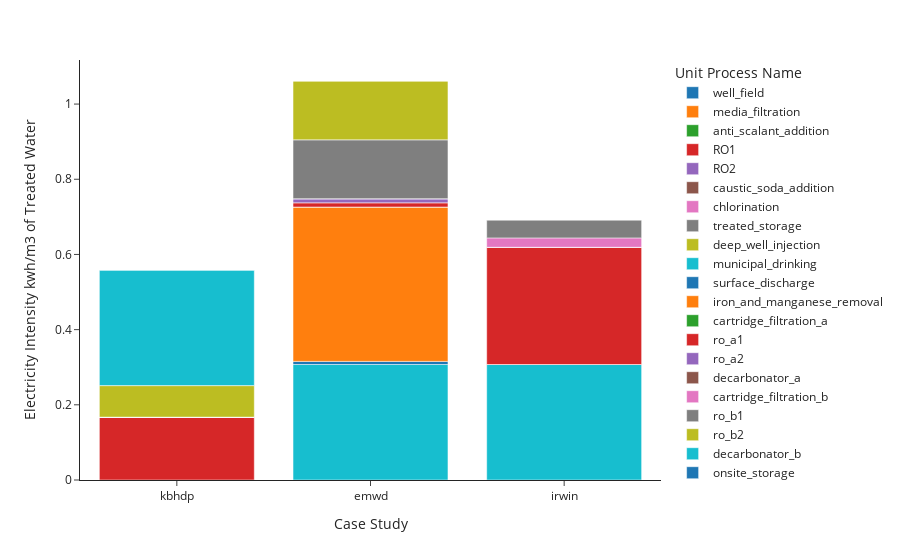

The notebook cell this image was saved under:
### Code cell
fig = px.bar(sys_df, x="Case Study", y="Value", color="Unit Process Name",
              labels={"Variable": "",  "Value": "Electricity Intensity kwh/m3 of Treated Water"},
            template="simple_white")
fig.show()

### Figure 1 — Plotly figure (JSON) as saved in the notebook; plotly's stock layout.template omitted (floating-point values rounded to 4 significant figures)
{"data": [{"alignmentgroup": "True", "hovertemplate": "Unit Process Name=well_field<br>Case Study=%{x}<br>Electricity Intensity kwh/m3 of Treated Water=%{y}<extra></extra>", "legendgroup": "well_field", "marker": {"color": "#1F77B4"}, "name": "well_field", "offsetgroup": "well_field", "orientation": "v", "showlegend": true, "textposition": "auto", "type": "bar", "x": ["kbhdp", "emwd", "irwin"], "xaxis": "x", "y": [0, 0, 0], "yaxis": "y"}, {"alignmentgroup": "True", "hovertemplate": "Unit Process Name=media_filtration<br>Case Study=%{x}<br>Electricity Intensity kwh/m3 of Treated Water=%{y}<extra></extra>", "legendgroup": "media_filtration", "marker": {"color": "#FF7F0E"}, "name": "media_filtration", "offsetgroup": "media_filtration", "orientation": "v", "showlegend": true, "textposition": "auto", "type": "bar", "x": ["kbhdp", "irwin"], "xaxis": "x", "y": [0, 0], "yaxis": "y"}, {"alignmentgroup": "True", "hovertemplate": "Unit Process Name=anti_scalant_addition<br>Case Study=%{x}<br>Electricity Intensity kwh/m3 of Treated Water=%{y}<extra></extra>", "legendgroup": "anti_scalant_addition", "marker": {"color": "#2CA02C"}, "name": "anti_scalant_addition", "offsetgroup": "anti_scalant_addition", "orientation": "v", "showlegend": true, "textposition": "auto", "type": "bar", "x": ["kbhdp", "irwin"], "xaxis": "x", "y": [3.667e-07, 5.176e-07], "yaxis": "y"}, {"alignmentgroup": "True", "hovertemplate": "Unit Process Name=RO1<br>Case Study=%{x}<br>Electricity Intensity kwh/m3 of Treated Water=%{y}<extra></extra>", "legendgroup": "RO1", "marker": {"color": "#D62728"}, "name": "RO1", "offsetgroup": "RO1", "orientation": "v", "showlegend": true, "textposition": "auto", "type": "bar", "x": ["kbhdp"], "xaxis": "x", "y": [0.1672], "yaxis": "y"}, {"alignmentgroup": "True", "hovertemplate": "Unit Process Name=RO2<br>Case Study=%{x}<br>Electricity Intensity kwh/m3 of Treated Water=%{y}<extra></extra>", "legendgroup": "RO2", "marker": {"color": "#9467BD"}, "name": "RO2", "offsetgroup": "RO2", "orientation": "v", "showlegend": true, "textposition": "auto", "type": "bar", "x": ["kbhdp"], "xaxis": "x", "y": [0], "yaxis": "y"}, {"alignmentgroup": "True", "hovertemplate": "Unit Process Name=caustic_soda_addition<br>Case Study=%{x}<br>Electricity Intensity kwh/m3 of Treated Water=%{y}<extra></extra>", "legendgroup": "caustic_soda_addition", "marker": {"color": "#8C564B"}, "name": "caustic_soda_addition", "offsetgroup": "caustic_soda_addition", "orientation": "v", "showlegend": true, "textposition": "auto", "type": "bar", "x": ["kbhdp"], "xaxis": "x", "y": [3.991e-06], "yaxis": "y"}, {"alignmentgroup": "True", "hovertemplate": "Unit Process Name=chlorination<br>Case Study=%{x}<br>Electricity Intensity kwh/m3 of Treated Water=%{y}<extra></extra>", "legendgroup": "chlorination", "marker": {"color": "#E377C2"}, "name": "chlorination", "offsetgroup": "chlorination", "orientation": "v", "showlegend": true, "textposition": "auto", "type": "bar", "x": ["kbhdp", "emwd"], "xaxis": "x", "y": [5.691e-06, 5.691e-06], "yaxis": "y"}, {"alignmentgroup": "True", "hovertemplate": "Unit Process Name=treated_storage<br>Case Study=%{x}<br>Electricity Intensity kwh/m3 of Treated Water=%{y}<extra></extra>", "legendgroup": "treated_storage", "marker": {"color": "#7F7F7F"}, "name": "treated_storage", "offsetgroup": "treated_storage", "orientation": "v", "showlegend": true, "textposition": "auto", "type": "bar", "x": ["kbhdp", "emwd", "irwin"], "xaxis": "x", "y": [0, 0, 0], "yaxis": "y"}, {"alignmentgroup": "True", "hovertemplate": "Unit Process Name=deep_well_injection<br>Case Study=%{x}<br>Electricity Intensity kwh/m3 of Treated Water=%{y}<extra></extra>", "legendgroup": "deep_well_injection", "marker": {"color": "#BCBD22"}, "name": "deep_well_injection", "offsetgroup": "deep_well_injection", "orientation": "v", "showlegend": true, "textposition": "auto", "type": "bar", "x": ["kbhdp"], "xaxis": "x", "y": [0.08381], "yaxis": "y"}, {"alignmentgroup": "True", "hovertemplate": "Unit Process Name=municipal_drinking<br>Case Study=%{x}<br>Electricity Intensity kwh/m3 of Treated Water=%{y}<extra></extra>", "legendgroup": "municipal_drinking", "marker": {"color": "#17BECF"}, "name": "municipal_drinking", "offsetgroup": "municipal_drinking", "orientation": "v", "showlegend": true, "textposition": "auto", "type": "bar", "x": ["kbhdp", "emwd", "irwin"], "xaxis": "x", "y": [0.3072, 0.3072, 0.3072], "yaxis": "y"}, {"alignmentgroup": "True", "hovertemplate": "Unit Process Name=surface_discharge<br>Case Study=%{x}<br>Electricity Intensity kwh/m3 of Treated Water=%{y}<extra></extra>", "legendgroup": "surface_discharge", "marker": {"color": "#1F77B4"}, "name": "surface_discharge", "offsetgroup": "surface_discharge", "orientation": "v", "showlegend": true, "textposition": "auto", "type": "bar", "x": ["kbhdp", "emwd"], "xaxis": "x", "y": [4.57e-05, 0.008303], "yaxis": "y"}, {"alignmentgroup": "True", "hovertemplate": "Unit Process Name=iron_and_manganese_removal<br>Case Study=%{x}<br>Electricity Intensity kwh/m3 of Treated Water=%{y}<extra></extra>", "legendgroup": "iron_and_manganese_removal", "marker": {"color": "#FF7F0E"}, "name": "iron_and_manganese_removal", "offsetgroup": "iron_and_manganese_removal", "orientation": "v", "showlegend": true, "textposition": "auto", "type": "bar", "x": ["emwd"], "xaxis": "x", "y": [0.4107], "yaxis": "y"}, {"alignmentgroup": "True", "hovertemplate": "Unit Process Name=cartridge_filtration_a<br>Case Study=%{x}<br>Electricity Intensity kwh/m3 of Treated Water=%{y}<extra></extra>", "legendgroup": "cartridge_filtration_a", "marker": {"color": "#2CA02C"}, "name": "cartridge_filtration_a", "offsetgroup": "cartridge_filtration_a", "orientation": "v", "showlegend": true, "textposition": "auto", "type": "bar", "x": ["emwd"], "xaxis": "x", "y": [0], "yaxis": "y"}, {"alignmentgroup": "True", "hovertemplate": "Unit Process Name=ro_a1<br>Case Study=%{x}<br>Electricity Intensity kwh/m3 of Treated Water=%{y}<extra></extra>", "legendgroup": "ro_a1", "marker": {"color": "#D62728"}, "name": "ro_a1", "offsetgroup": "ro_a1", "orientation": "v", "showlegend": true, "textposition": "auto", "type": "bar", "x": ["emwd"], "xaxis": "x", "y": [0.01106], "yaxis": "y"}, {"alignmentgroup": "True", "hovertemplate": "Unit Process Name=ro_a2<br>Case Study=%{x}<br>Electricity Intensity kwh/m3 of Treated Water=%{y}<extra></extra>", "legendgroup": "ro_a2", "marker": {"color": "#9467BD"}, "name": "ro_a2", "offsetgroup": "ro_a2", "orientation": "v", "showlegend": true, "textposition": "auto", "type": "bar", "x": ["emwd"], "xaxis": "x", "y": [0.01106], "yaxis": "y"}, {"alignmentgroup": "True", "hovertemplate": "Unit Process Name=decarbonator_a<br>Case Study=%{x}<br>Electricity Intensity kwh/m3 of Treated Water=%{y}<extra></extra>", "legendgroup": "decarbonator_a", "marker": {"color": "#8C564B"}, "name": "decarbonator_a", "offsetgroup": "decarbonator_a", "orientation": "v", "showlegend": true, "textposition": "auto", "type": "bar", "x": ["emwd"], "xaxis": "x", "y": [0], "yaxis": "y"}, {"alignmentgroup": "True", "hovertemplate": "Unit Process Name=cartridge_filtration_b<br>Case Study=%{x}<br>Electricity Intensity kwh/m3 of Treated Water=%{y}<extra></extra>", "legendgroup": "cartridge_filtration_b", "marker": {"color": "#E377C2"}, "name": "cartridge_filtration_b", "offsetgroup": "cartridge_filtration_b", "orientation": "v", "showlegend": true, "textposition": "auto", "type": "bar", "x": ["emwd"], "xaxis": "x", "y": [0], "yaxis": "y"}, {"alignmentgroup": "True", "hovertemplate": "Unit Process Name=ro_b1<br>Case Study=%{x}<br>Electricity Intensity kwh/m3 of Treated Water=%{y}<extra></extra>", "legendgroup": "ro_b1", "marker": {"color": "#7F7F7F"}, "name": "ro_b1", "offsetgroup": "ro_b1", "orientation": "v", "showlegend": true, "textposition": "auto", "type": "bar", "x": ["emwd"], "xaxis": "x", "y": [0.1565], "yaxis": "y"}, {"alignmentgroup": "True", "hovertemplate": "Unit Process Name=ro_b2<br>Case Study=%{x}<br>Electricity Intensity kwh/m3 of Treated Water=%{y}<extra></extra>", "legendgroup": "ro_b2", "marker": {"color": "#BCBD22"}, "name": "ro_b2", "offsetgroup": "ro_b2", "orientation": "v", "showlegend": true, "textposition": "auto", "type": "bar", "x": ["emwd"], "xaxis": "x", "y": [0.1565], "yaxis": "y"}, {"alignmentgroup": "True", "hovertemplate": "Unit Process Name=decarbonator_b<br>Case Study=%{x}<br>Electricity Intensity kwh/m3 of Treated Water=%{y}<extra></extra>", "legendgroup": "decarbonator_b", "marker": {"color": "#17BECF"}, "name": "decarbonator_b", "offsetgroup": "decarbonator_b", "orientation": "v", "showlegend": true, "textposition": "auto", "type": "bar", "x": ["emwd"], "xaxis": "x", "y": [0], "yaxis": "y"}, {"alignmentgroup": "True", "hovertemplate": "Unit Process Name=onsite_storage<br>Case Study=%{x}<br>Electricity Intensity kwh/m3 of Treated Water=%{y}<extra></extra>", "legendgroup": "onsite_storage", "marker": {"color": "#1F77B4"}, "name": "onsite_storage", "offsetgroup": "onsite_storage", "orientation": "v", "showlegend": true, "textposition": "auto", "type": "bar", "x": ["irwin"], "xaxis": "x", "y": [0], "yaxis": "y"}, {"alignmentgroup": "True", "hovertemplate": "Unit Process Name=hydrochloric_acid_addition<br>Case Study=%{x}<br>Electricity Intensity kwh/m3 of Treated Water=%{y}<extra></extra>", "legendgroup": "hydrochloric_acid_addition", "marker": {"color": "#FF7F0E"}, "name": "hydrochloric_acid_addition", "offsetgroup": "hydrochloric_acid_addition", "orientation": "v", "showlegend": true, "textposition": "auto", "type": "bar", "x": ["irwin"], "xaxis": "x", "y": [7.095e-07], "yaxis": "y"}, {"alignmentgroup": "True", "hovertemplate": "Unit Process Name=sodium_bisulfite_addition<br>Case Study=%{x}<br>Electricity Intensity kwh/m3 of Treated Water=%{y}<extra></extra>", "legendgroup": "sodium_bisulfite_addition", "marker": {"color": "#2CA02C"}, "name": "sodium_bisulfite_addition", "offsetgroup": "sodium_bisulfite_addition", "orientation": "v", "showlegend": true, "textposition": "auto", "type": "bar", "x": ["irwin"], "xaxis": "x", "y": [7.141e-07], "yaxis": "y"}, {"alignmentgroup": "True", "hovertemplate": "Unit Process Name=electrodialysis_reversal<br>Case Study=%{x}<br>Electricity Intensity kwh/m3 of Treated Water=%{y}<extra></extra>", "legendgroup": "electrodialysis_reversal", "marker": {"color": "#D62728"}, "name": "electrodialysis_reversal", "offsetgroup": "electrodialysis_reversal", "orientation": "v", "showlegend": true, "textposition": "auto", "type": "bar", "x": ["irwin"], "xaxis": "x", "y": [0.3119], "yaxis": "y"}, {"alignmentgroup": "True", "hovertemplate": "Unit Process Name=water_pumping_station<br>Case Study=%{x}<br>Electricity Intensity kwh/m3 of Treated Water=%{y}<extra></extra>", "legendgroup": "water_pumping_station", "marker": {"color": "#9467BD"}, "name": "water_pumping_station", "offsetgroup": "water_pumping_station", "orientation": "v", "showlegend": true, "textposition": "auto", "type": "bar", "x": ["irwin"], "xaxis": "x", "y": [2.717e-08], "yaxis": "y"}, {"alignmentgroup": "True", "hovertemplate": "Unit Process Name=lime_softening<br>Case Study=%{x}<br>Electricity Intensity kwh/m3 of Treated Water=%{y}<extra></extra>", "legendgroup": "lime_softening", "marker": {"color": "#8C564B"}, "name": "lime_softening", "offsetgroup": "lime_softening", "orientation": "v", "showlegend": true, "textposition": "auto", "type": "bar", "x": ["irwin"], "xaxis": "x", "y": [4.585e-07], "yaxis": "y"}, {"alignmentgroup": "True", "hovertemplate": "Unit Process Name=microfiltration<br>Case Study=%{x}<br>Electricity Intensity kwh/m3 of Treated Water=%{y}<extra></extra>", "legendgroup": "microfiltration", "marker": {"color": "#E377C2"}, "name": "microfiltration", "offsetgroup": "microfiltration", "orientation": "v", "showlegend": true, "textposition": "auto", "type": "bar", "x": ["irwin"], "xaxis": "x", "y": [0.02493], "yaxis": "y"}, {"alignmentgroup": "True", "hovertemplate": "Unit Process Name=reverse_osmosis<br>Case Study=%{x}<br>Electricity Intensity kwh/m3 of Treated Water=%{y}<extra></extra>", "legendgroup": "reverse_osmosis", "marker": {"color": "#7F7F7F"}, "name": "reverse_osmosis", "offsetgroup": "reverse_osmosis", "orientation": "v", "showlegend": true, "textposition": "auto", "type": "bar", "x": ["irwin"], "xaxis": "x", "y": [0.04784], "yaxis": "y"}, {"alignmentgroup": "True", "hovertemplate": "Unit Process Name=irwin_brine_management<br>Case Study=%{x}<br>Electricity Intensity kwh/m3 of Treated Water=%{y}<extra></extra>", "legendgroup": "irwin_brine_management", "marker": {"color": "#BCBD22"}, "name": "irwin_brine_management", "offsetgroup": "irwin_brine_management", "orientation": "v", "showlegend": true, "textposition": "auto", "type": "bar", "x": ["irwin"], "xaxis": "x", "y": [0], "yaxis": "y"}], "layout": {"barmode": "relative", "legend": {"title": {"text": "Unit Process Name"}, "tracegroupgap": 0}, "margin": {"t": 60}, "xaxis": {"anchor": "y", "domain": [0, 1], "title": {"text": "Case Study"}}, "yaxis": {"anchor": "x", "domain": [0, 1], "title": {"text": "Electricity Intensity kwh/m3 of Treated Water"}}}}
